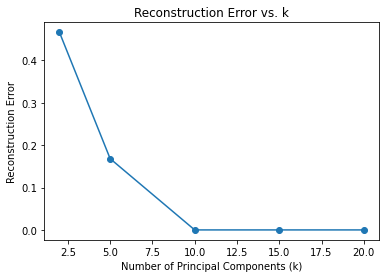

The Python source for this figure:
import numpy as np
import matplotlib.pyplot as plt
from sklearn.preprocessing import StandardScaler

# Load the Diabetes dataset from the CSV file
data = np.loadtxt('diabetes.csv', delimiter=',')
[n, p] = np.shape(data)

# Split the dataset into training and testing sets
num_train = int(0.75 * n)
num_test = int(0.25 * n)

sample_train = data[0:num_train, 0:-1]
sample_test = data[n - num_test:, 0:-1]
label_train = data[0:num_train, -1]
label_test = data[n - num_test:, -1]

# Standardize the data (mean=0 and variance=1)
scaler = StandardScaler()
sample_train_scaled = scaler.fit_transform(sample_train)

def pca_reconstruction(X, k):
    # Calculate the covariance matrix
    covariance_matrix = np.cov(X, rowvar=False)
    
    # Calculate the eigenvalues and eigenvectors
    eigenvalues, eigenvectors = np.linalg.eigh(covariance_matrix)
    
    # Sort eigenvectors based on eigenvalues in descending order
    sorted_indices = np.argsort(eigenvalues)[::-1]
    eigenvectors = eigenvectors[:, sorted_indices]
    
    # Select the top k eigenvectors
    top_k_eigenvectors = eigenvectors[:, :k]
    
    # Project the data onto the k-dimensional subspace
    projected_data = X.dot(top_k_eigenvectors)
    
    # Reconstruct the data from the projected set
    reconstructed_data = projected_data.dot(top_k_eigenvectors.T)
    
    # Calculate the reconstruction error
    reconstruction_error = np.mean(np.square(X - reconstructed_data))
    
    return reconstructed_data, reconstruction_error

# Specify the values of k
k_values = [2, 5, 10, 15, 20]

# For each value of k, perform PCA and calculate the reconstruction error
reconstruction_errors = []
for k in k_values:
    _, error = pca_reconstruction(sample_train_scaled, k)
    reconstruction_errors.append(error)

# Plot the reconstruction errors versus k
plt.plot(k_values, reconstruction_errors, marker='o')
plt.title('Reconstruction Error vs. k')
plt.xlabel('Number of Principal Components (k)')
plt.ylabel('Reconstruction Error')
plt.show()
